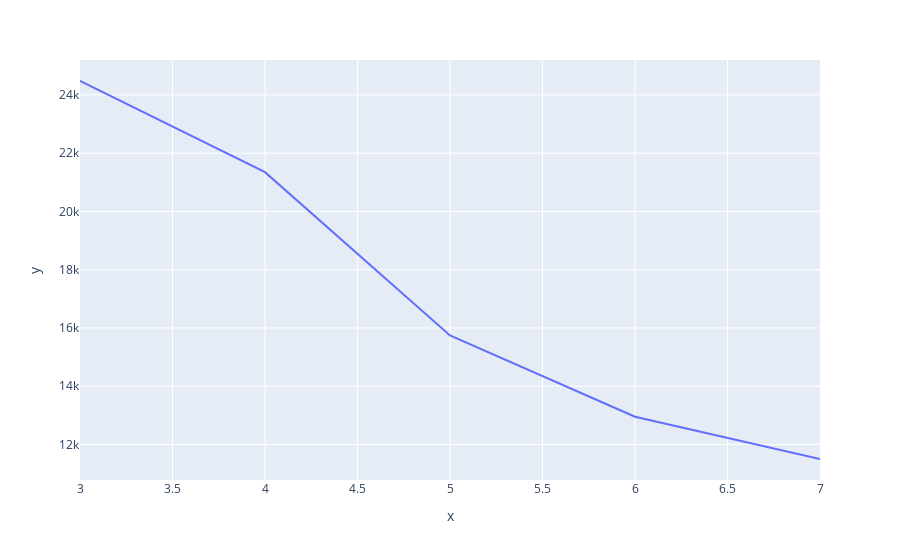

Notebook source saved alongside this figure:
### Code cell
# visualizing inertia score

px.line(x = n_clusters_list, y = inertia)

### Figure 1 — Plotly figure (JSON) as saved in the notebook; plotly's stock layout.template omitted (floating-point values rounded to 4 significant figures)
{"data": [{"hovertemplate": "x=%{x}<br>y=%{y}<extra></extra>", "legendgroup": "", "line": {"color": "#636efa", "dash": "solid"}, "marker": {"symbol": "circle"}, "mode": "lines", "name": "", "orientation": "v", "showlegend": false, "type": "scatter", "x": [3, 4, 5, 6, 7], "xaxis": "x", "y": [24480.0, 21350.0, 15740.0, 12950.0, 11500.0], "yaxis": "y"}], "layout": {"legend": {"tracegroupgap": 0}, "margin": {"t": 60}, "xaxis": {"anchor": "y", "domain": [0, 1], "title": {"text": "x"}}, "yaxis": {"anchor": "x", "domain": [0, 1], "title": {"text": "y"}}}}
